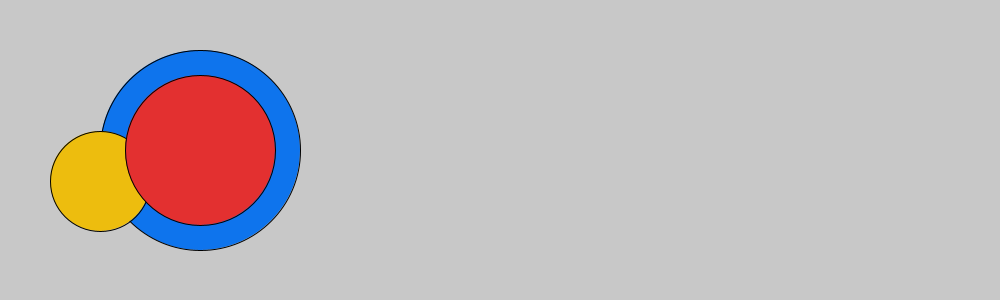
Frame 1 (no input)
Frame 60 (the mouse pressed at the canvas centre just before this capture): identical to frame 1, image omitted
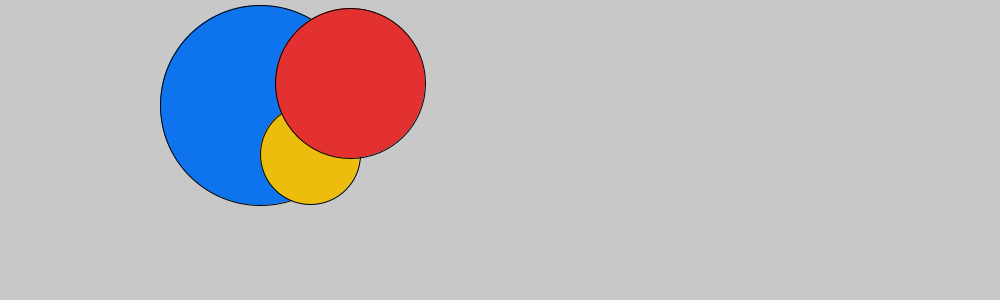
Frame 120 (the mouse held since frame 60 and released just before this capture)

The Processing sketch that drew these frames (run headless with seeded random() and noise(); from frame 60 on, the mouse is pressed at the canvas centre):

// Processing sketch: processing_72496
// ── processing_72496.pde

//Auriel Rickard
//Creative computing A
//September 28th - Bouncing Ball 

float circle_x = 100;
float circle_y = 181;
float circle_radius = 50;
float circle_x_speed = 7;
float circle_y_speed = 13;
Boolean move_circle = false;

float circle_x_2 = 200;
float circle_y_2 = 150;
float circle_radius_2 = 75;
float circle_x_speed_2 = 5;
float circle_y_speed_2 = 8;
Boolean move_circle_2 = false;

float circle_x_3 = 200;
float circle_y_3 = 150;
float circle_radius_3 = 100;
float circle_x_speed_3 = 2;
float circle_y_speed_3 = 5;
Boolean move_circle_3 = false;

void setup() {
  size(1000, 300);
  smooth();
}

void draw() {
  background(200);


  if (mousePressed == true) {
    if (move_circle_3 == true) {
      move_circle_3
        = false;
    } 
    else {
      move_circle_3 = true;
    };
  };

  if (move_circle_3 == true) {
    circle_x_3 = circle_x_3 + circle_x_speed_3;
    circle_y_3 = circle_y_3 + circle_y_speed_3;
  };

  fill(#0E74ED);
  ellipse(circle_x_3, circle_y_3, circle_radius_3*2, circle_radius_3*2);

  if ( (circle_x_3 + circle_radius_3 > width) || (circle_x_3 - circle_radius_3 < 0) ) {
    circle_x_speed_3 = -circle_x_speed_3;

    if (circle_x_3 - circle_radius_3 < 0) {
      circle_x_3 = circle_radius_3;
    };
    if (circle_x_3 + circle_radius_3 > width) {
      circle_x_3 = width-circle_radius_3;
    };
  };

  if ( (circle_y_3 + circle_radius_3 > height) || (circle_y_3 - circle_radius_3 < 0) ) {
    circle_y_speed_3 = -circle_y_speed_3;

    if (circle_y_3 - circle_radius_3 < 0) {
      circle_y_3 = circle_radius_3;
    };
    if (circle_y_3 + circle_radius_3 > height) {
      circle_y_3 = height-circle_radius_3;
    };
  };

  if (mousePressed == true) {
    if (move_circle == true) {
      move_circle = false;
    } 
    else {
      move_circle = true;
    };
  };

  if (move_circle == true) {
    circle_x = circle_x + circle_x_speed;
    circle_y = circle_y + circle_y_speed;
  };
  fill(#EDBD0E);
  ellipse(circle_x, circle_y, circle_radius*2, circle_radius*2);

  if ( (circle_x + circle_radius > width) || (circle_x - circle_radius < 0) ) {
    circle_x_speed = -circle_x_speed;

    if (circle_x - circle_radius < 0) {
      circle_x = circle_radius;
    };
    if (circle_x + circle_radius > width) {
      circle_x = width-circle_radius;
    };
  };

  if ( (circle_y + circle_radius > height) || (circle_y - circle_radius < 0) ) {
    circle_y_speed = -circle_y_speed;

    if (circle_y - circle_radius < 0) {
      circle_y = circle_radius;
    };
    if (circle_y + circle_radius > height) {
      circle_y = height-circle_radius;
    };
  };

  if (mousePressed == true) {
    if (move_circle_2 == true) {
      move_circle_2 = false;
    } 
    else {
      move_circle_2 = true;
    };
  };

  if (move_circle_2 == true) {
    circle_x_2 = circle_x_2 + circle_x_speed_2;
    circle_y_2 = circle_y_2 + circle_y_speed_2;
  };

  fill(#E33030);
  ellipse(circle_x_2, circle_y_2, circle_radius_2*2, circle_radius_2*2);

  if ( (circle_x_2 + circle_radius_2 > width) || (circle_x_2 - circle_radius_2 < 0) ) {
    circle_x_speed_2 = -circle_x_speed_2;

    if (circle_x_2 - circle_radius_2 < 0) {
      circle_x_2 = circle_radius_2;
    };
    if (circle_x_2 + circle_radius_2 > width) {
      circle_x_2 = width-circle_radius_2;
    };
  };

  if ( (circle_y_2 + circle_radius_2 > height) || (circle_y_2 - circle_radius_2 < 0) ) {
    circle_y_speed_2 = -circle_y_speed_2;

    if (circle_y_2 - circle_radius_2 < 0) {
      circle_y_2 = circle_radius_2;
    };
    if (circle_y_2 + circle_radius_2 > height) {
      circle_y_2 = height-circle_radius_2;
    };
  };
};
